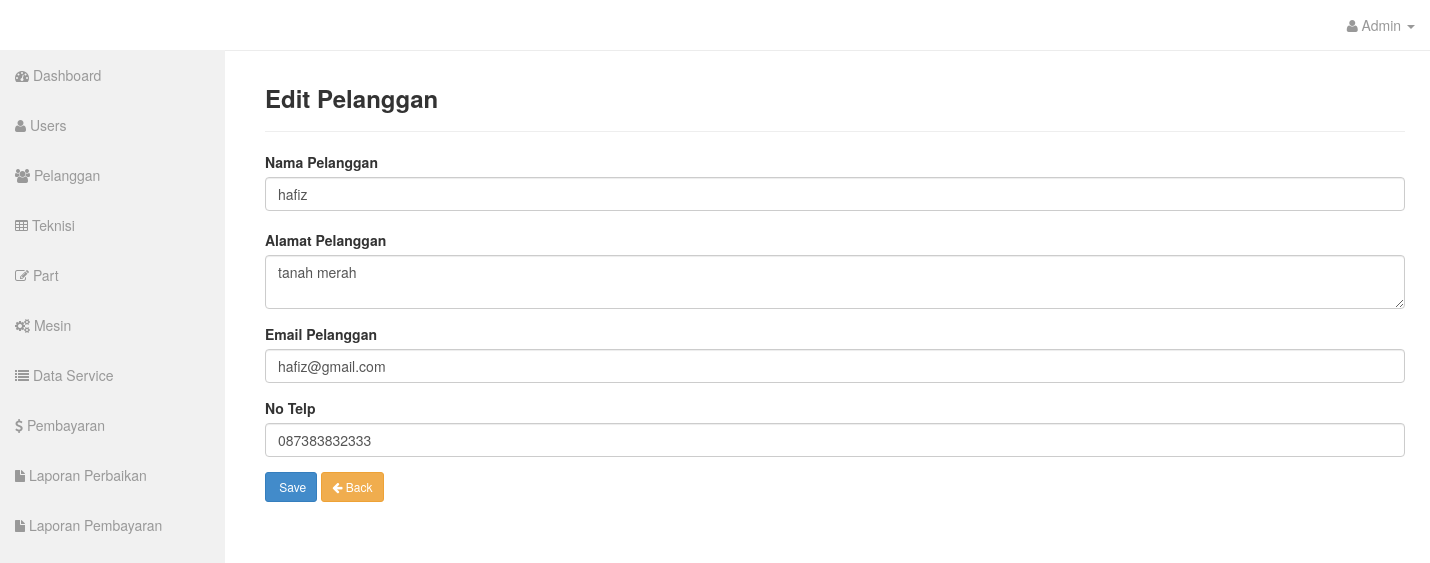
Page /admin/?hal=ubahpelanggan&id=2 (signed in) on the committed database.
### tables this page shows
CREATE TABLE `pelanggan` (
  `id_pelanggan` int(11) NOT NULL,
  `nama_pelanggan` varchar(25) NOT NULL,
  `alamat_pelanggan` text NOT NULL,
  `email_pelanggan` varchar(30) NOT NULL,
  `telp_pelanggan` varchar(15) NOT NULL
);

### admin/class/crud.php (called while the page is built, shortened)
<?php
class Pelanggan {
    public function ambilpelanggan($koneksi,$id){
        $qry = $koneksi->query("SELECT * FROM pelanggan WHERE id_pelanggan='$id'");
        $pecah = $qry->fetch_array();
        return $pecah;
    }
}
$pelanggan = new Pelanggan();
?>

### admin/views/aksi/ubahpelanggan.php (the view, shortened to what this page needs)
<div class="container">
<div class="row">
        <div class="col-md-12 offset-md-4">
            <div class="box">
                        <div class="box-header">
                            <h3 class="box-title" style="font-weight: bold;"> Edit Pelanggan</h3>
                        </div>
                        <hr />
                        <div class="box-body">
                            <?php
                            $row = $pelanggan->ambilpelanggan($koneksi,$_GET['id']);
                            ?>
                            <form action="" id="forminput" method="post" enctype="multipart/form-data">
                            <div class="form-group">
                                <label for="namapl">Nama Pelanggan</label>
                                <input type="text" id="namapl" name="namapl" value="<?= $row['nama_pelanggan'] ?>" class="form-control" placeholder="Nama Pelanggan" required="">
                                <div id="showresult" style="padding-top:4px; padding-bottom:0;"></div>
                            </div>
                            <div class="form-group">
                                <label for="alamatpl">Alamat Pelanggan</label>
                                <textarea type="text" id="alamatpl" name="alamatpl" class="form-control" placeholder="Alamat Pelanggan" required><?= $row['alamat_pelanggan'] ?></textarea>
                            </div>
                            <div class="form-group">
                                <label for="emailpl">Email Pelanggan</label>
                                <input type="text" id="emailpl" name="emailpl" value="<?= $row['email_pelanggan'] ?>" class="form-control" placeholder="Masukan Email Pelanggan" required="">
                            </div>
                            <div class="form-group">
                                <label for="notelppl">No Telp</label>
                                <input type="number" id="notelppl" name="notelppl" value="<?= $row['telp_pelanggan'] ?>" class="form-control" placeholder="Masukan No Telp Pelanggan" required>
                            </div>
                                <button id="formbtn" class="btn btn-primary btn-sm" name="save"><i class="fa fa-paper-plane"></i> Save</button>
                                <a href="?hal=pelanggan" class="btn btn-warning btn-group-sm btn-sm"><i class="fa fa-arrow-left"></i> Back</a>
                            </form>
                        </div>
                    </div>
                </div>
            </div>
        </div>

### rows in the picture
pelanggan: namapl "hafiz", alamatpl "tanah merah", emailpl "hafiz@gmail.com", notelppl "087383832333"

### other values in the picture
$_SESSION['adm']['username'] "Admin"
